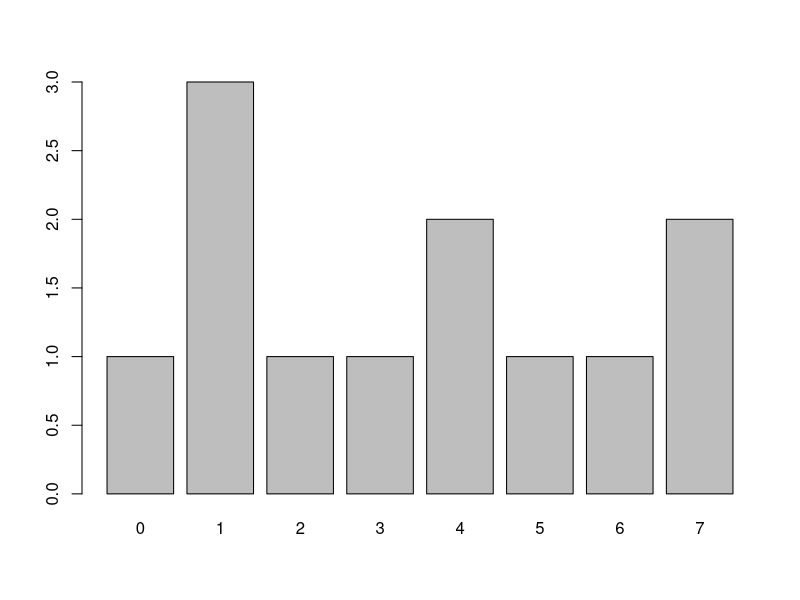
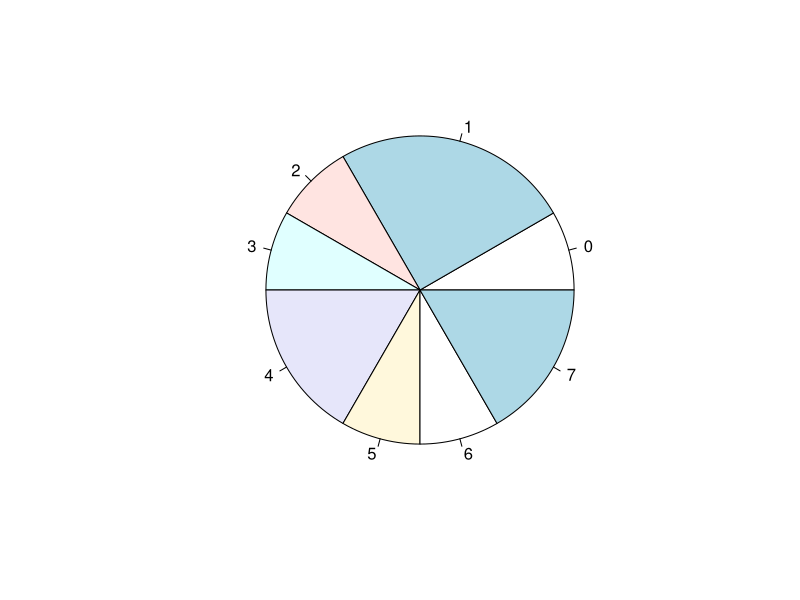

Generate these figures, in order, with R:
#two types of variables. категорни - дискретни обекти.
#Example:
x <- factor(c("A", "V", "d"))
levels(x) <- c(levels(x), "new_level_d")

svector <- c(1, 2, 3, 4, 4, 5, 6, 7, 7, 1, 0, 1)

#lists number of time an elemente is in the vector
table(svector)

prop.table(table(svector))

#Displays a graph
barplot(table(svector))

pie(table(svector))

#The rest of exercise 2 is part of Exercise1.R
